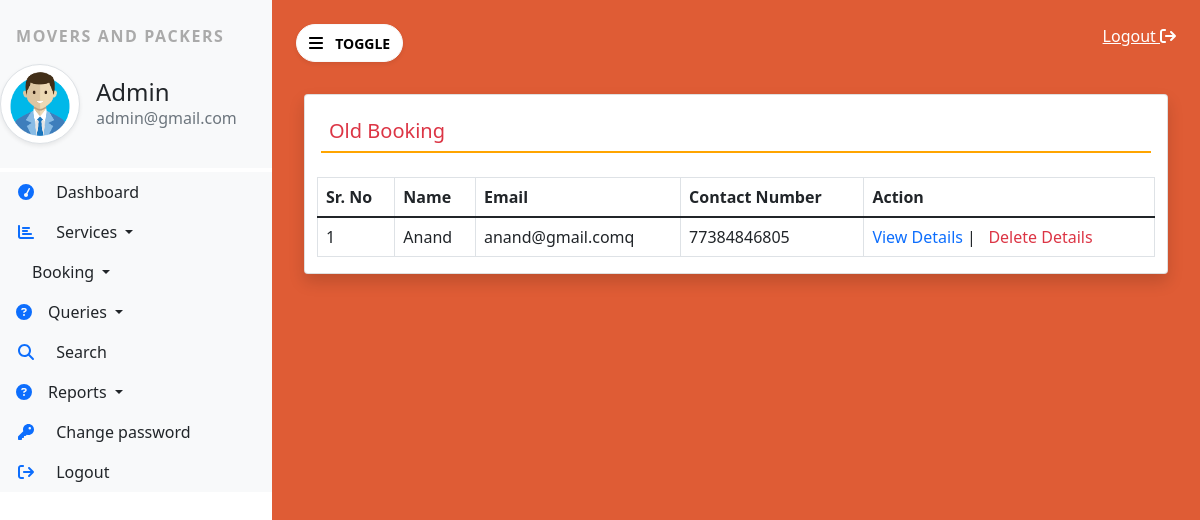
Screenshot of /old_booking/ (signed in) with the database file from the repository.
### MoversPackers/models.py (models this page shows, shortened)
class SiteUser(models.Model):
    name = models.CharField(max_length= 100,null=True)
    email = models.EmailField(max_length=100, null=True)
    mobile = models.CharField(max_length=15,null=True)
    location = models.CharField(max_length=200,null=True)
    shiftingloc = models.CharField(max_length=200,null=True)
    shiftingdate = models.DateField(null= True)
    briefitems = models.CharField(max_length=100,null=True)
    items = models.CharField(max_length=5000,null=True)
    requestdate = models.DateField(null=True)
    remark = models.CharField(max_length=500,null=True)
    status = models.CharField(max_length=30,null=True)
    updatationdate = models.DateField(null=True)

### MoversPackers/views.py (the view)
# urls.py: path('old_booking/',views.old_booking,name='old_booking'),
def old_booking(request):
    if not request.user.is_authenticated:
        return redirect('admin_login')
    booking = SiteUser.objects.filter(status="1")
    return render(request, 'old_booking.html',locals())

### MoversPackers/templates/old_booking.html
{% extends 'admin_base.html' %}
{% block main %}
<div class="card shadow m-2" >
    <div class="card-body">
        <h5 class="p-2 text-danger" style="border-bottom: 2px solid orange;">Old Booking</h5>
    </div>
    <div  class="container-fluid table-responsive">
       <table class="table table-bordered"  id="example">
        <thead>
            <tr>
                <th>Sr. No</th>
                <th>Name</th>
                <th>Email</th>
                <th>Contact Number</th>
                <th>Action</th>
            </tr>
        </thead>
        <tbody>
            {% for b in booking %}
            <tr>
                <td>{{forloop.counter}}</td>
                <td>{{b.name}}</td>
                <td>{{b.email}}</td>
                <td>{{b.mobile}} </td>
                <td>
                    <a href="{% url 'view_bookingdetail' b.id %}"   style="width: 70px; text-decoration: none;">View Details</a> |
                    &nbsp
                    <a href="{% url 'delete_booking' b.id %}" class="text-danger"  style="width: 70px; text-decoration: none;"  onclick="return confirm('Are you Sure want to delete?')">Delete Details</a>
                </td>
            </tr>
            {% endfor %}
        </tbody>
       </table>
    </div>
</div>
{% endblock main %}

### MoversPackers/templates/admin_base.html (shortened to what this page needs)
{% load static %}
<html>
    <head>
        <link rel="stylesheet" href="{% static 'css/fontawesome.css' %}">
        <link rel="stylesheet" href="{% static 'css/bootstrap.css' %}">
        <link rel="stylesheet" href="{% static 'css/sidebar.css' %}">
        <link rel="stylesheet" href="{% static 'css/datatablebootstrap.css' %}">
    </head>
    <body>
        <div class="bg-white vertical-nav" id="sidebar">
            <div class="bg-light py-4 mb-1">
                <p class="text-uppercase fw-bold px-3 sidebar-title">Movers and packers</p>
                <div class="media d-flex align-items-center">
                    <img src="{% static 'images/adminlogin.png' %}" alt="" srcset="" height="80" width="80" class=" me-3 rounded-circle img-thumbnail shadow-sm">
                    <div class="media-body">
                        <h4 class="mb-0">Admin</h4>
                        <p class="text-muted mb-0">{{request.user.email}}</p>
                    </div>
                </div>
            </div>
            <ul class="nav flex-column bg-white">
                <li class="nav-item">
                    <a href="{%  url 'admin_home' %}" class="nav-link ac text-dark bg-light">
                       <i class="fa fa-tachometer fa-fw me-3 text-primary"></i> Dashboard
                    </a>
                </li>
                <li class="nav-item dropdown">
                    <a href="{%  url 'admin_home' %}" class="nav-link dropdown-toggle text-dark bg-light" id="navbardrop" data-bs-toggle="dropdown" aria-expanded="false">
                       <i class="fas fa-chart-bar fa-fw me-3 text-primary"></i> Services
                    </a>
                </li>
                <li class="nav-item dropdown">
                    <a href="{%  url 'admin_home' %}" class="nav-link dropdown-toggle text-dark bg-light" id="navbardrop" data-bs-toggle="dropdown" aria-expanded="false">
                       Booking
                    </a>
                </li>
                <li class="nav-item dropdown">
                    <a href="{%  url 'admin_home' %}" class="nav-link dropdown-toggle text-dark bg-light" id="navbardrop" data-bs-toggle="dropdown" aria-expanded="false">
                       <i class="fa fa-question-circle me-3 text-primary"></i>Queries
                    </a>
                </li>
                <li class="nav-item">
                    <a href="{%  url 'search' %}" class="nav-link text-dark bg-light">
                       <i class="fa fa-search  fa-fw me-3 text-primary"></i> Search
                    </a>
                </li>
                <li class="nav-item dropdown">
                    <a href="{%  url 'admin_home' %}" class="nav-link dropdown-toggle text-dark bg-light" id="navbardrop" data-bs-toggle="dropdown" aria-expanded="false">
                       <i class="fa fa-question-circle me-3 text-primary"></i>Reports
                    </a>
                </li>
                <li class="nav-item">
                    <a href="{%  url 'change_password' %}" class="nav-link text-dark bg-light">
                       <i class="fa fa-key  fa-fw me-3 text-primary"></i> Change password
                    </a>
                </li>
                <li class="nav-item">
                    <a href="{% url 'logout' %}" class="nav-link text-dark bg-light">
                       <i class="fa fa-sign-out  fa-fw me-3 text-primary"></i> Logout
                    </a>
                </li>
            </ul>
        </div>
        <div class="page-content p-4" id="content">
            <a href="{% url 'logout' %}" title="logout" class="text-white float-end">Logout
                <i class="fa fa-sign-out"></i>
            </a>
            <button id="sidebarcollapse" type="button" class="btn btn-light bg-white rounded-pill shadow-sm mb-4">
                <i class="fa fa-bars me-2"></i>
               <small class="text-uppercase fw-bold">toggle</small>
            </button>
            {% block main %}
            {% endblock main %}
        </div>
    </body>
</html>

### MoversPackers/static/css/sidebar.css (style rules this page uses)
.sidebar-title { letter-spacing: 0.1em; color: #aaa; }
body { background-color: rgb(223, 92, 53); height: 100vh; }
.vertical-nav { min-width : 17rem; width: 17rem; height: 100vh; position: fixed; top: 0; left: 0; transition: all 0.4s; }
.page-content { width: clac(100%-17rem); margin-left: 17rem; transition: all 0.4s; }

### rows the page displays
SiteUser: name "Anand", email "anand@gmail.comq", mobile "77384846805"

### other values shown
{{ request.user.email }} "admin@gmail.com"
